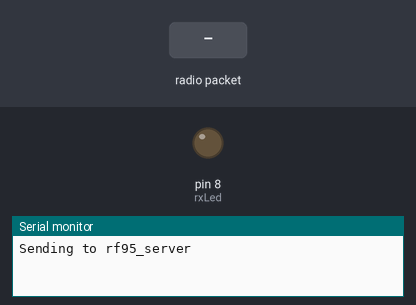
Simulated run of this sketch. Board: Arduino Uno, built with avr-gcc and run on an emulated ATmega328P. Shown: output pins drawn as LEDs (lit = HIGH), the last lines printed to the serial monitor. The test bench sets the inputs (shaded band). Random numbers use the default seed unless the sketch sets one; no radio packets arrive unless stated.

Above: at 1.2 s.
1.3 s: radio packet "1" arrives
At 2.6 s:
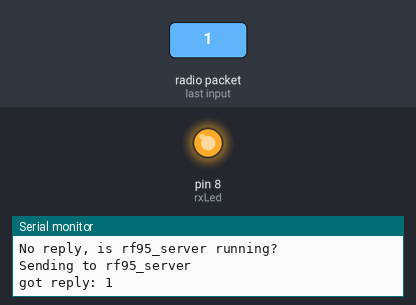
Timing chart, 0 to 4.4 s (numbered marks = the images above; inputs shaded):
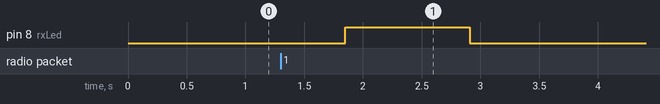

Measured:
- after the input at 1.3 s, pin 8 (rxLed): LOW → HIGH after 0.55 s, → LOW 1.1 s later

The sketch:

LoRaTest.ino
```cpp
// rf95_client.pde
// -*- mode: C++ -*-
// Example sketch showing how to create a simple messageing client
// with the RH_RF95 class. RH_RF95 class does not provide for addressing or
// reliability, so you should only use RH_RF95 if you do not need the higher
// level messaging abilities.
// It is designed to work with the other example rf95_server
#include <SPI.h>
#include <RH_RF95.h>

// Singleton instance of the radio driver
RH_RF95 rf95;

int rxLed = 8;

void setup()
{
  // Rocket Scream Mini Ultra Pro with the RFM95W only:
  // Ensure serial flash is not interfering with radio communication on SPI bus
  //  pinMode(4, OUTPUT);
  //  digitalWrite(4, HIGH);
  pinMode(rxLed, OUTPUT);

  Serial.begin(9600);
  while (!Serial) ; // BusyWait for serial port to be available
  if (!rf95.init()) {
    Serial.println("init failed");
  }
  //13dBm, Bw = 125 kHz, Cr = 4/5, Sf = 128chips/symbol, CRC on
  //NZ, AU, US prefer 915MHz
  rf95.setFrequency(916.000);

  //use slower longer transmission config

  // The default transmitter power is 13dBm, using PA_BOOST.
  // If you are using RFM95/96/97/98 modules which uses the PA_BOOST transmitter pin, then
  // you can set transmitter powers from 5 to 23 dBm:
  // narrow long range: Bw31_25Cr48Sf512
  // wider long range: Bw125Cr48Sf4096
  // fast and wide: Bw500Cr45Sf128
  // 23 seems to be shit, clipping or not TCXO perhaps.
  rf95.setTxPower(20, false);
  //rf95.setModemConfig(RH_RF95::Bw125Cr48Sf4096); //long range and shittly slow 1s transmit time
}

void loop()
{
  Serial.println("Sending to rf95_server");
  // Send a message to rf95_server
  uint8_t data[] = "hi";
  rf95.send(data, sizeof(data));

  rf95.waitPacketSent();
  // Now wait for a reply
  uint8_t buf[RH_RF95_MAX_MESSAGE_LEN];
  uint8_t len = sizeof(buf);
  digitalWrite(rxLed, LOW);
  if (rf95.waitAvailableTimeout(1100 + random(100, 500)))
  {
    // Should be a reply message for us now

    if (rf95.recv(buf, &len))
    {
      digitalWrite(rxLed, HIGH);
      Serial.print("got reply: ");
      Serial.println((char*)buf);
      //      Serial.print("RSSI: ");
      //      Serial.println(rf95.lastRssi(), DEC);
      delay(500);

    }
    else
    {
      Serial.println("recv failed");
    }
  }
  else
  {
    Serial.println("No reply, is rf95_server running?");
  }
  delay(500);
}
```
